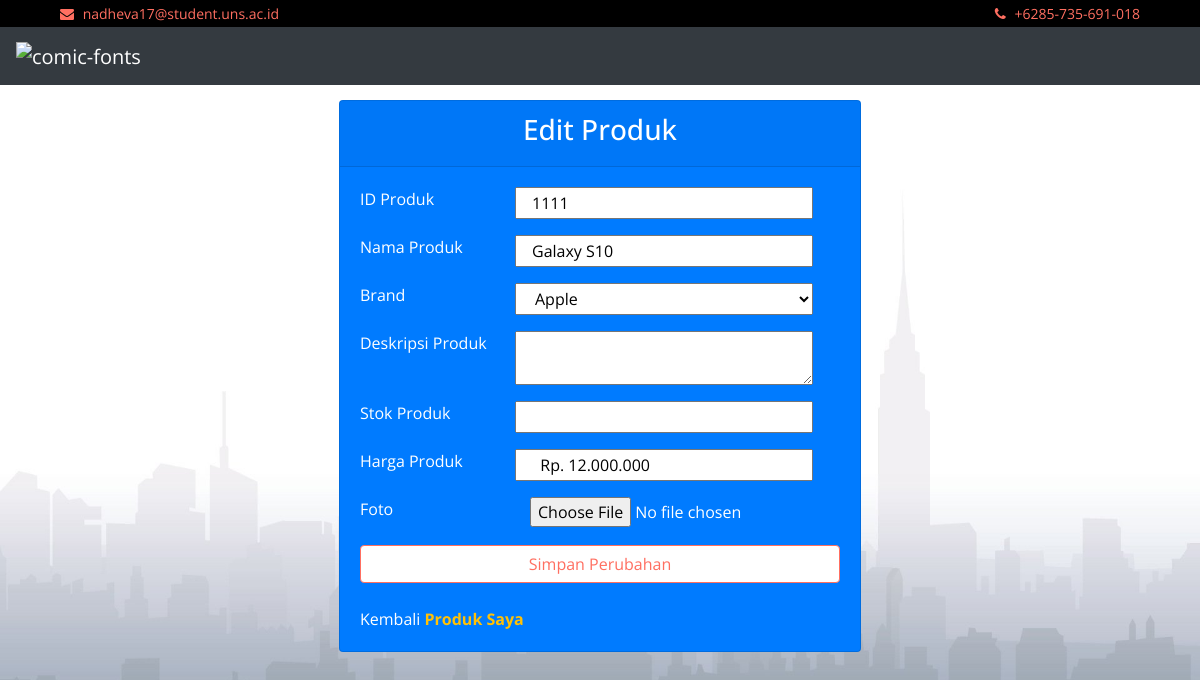
Screenshot of /form_update.php?target=1111 with the database file from the repository.
### tables this page shows
CREATE TABLE `tb_produk` (
  `id_produk` varchar(4) NOT NULL,
  `nama` varchar(255) NOT NULL,
  `brand` varchar(255) DEFAULT NULL,
  `deskripsi` varchar(500) NOT NULL,
  `stok` int(3) NOT NULL,
  `harga` varchar(20) NOT NULL,
  `gambar` mediumtext NOT NULL
);

### form_update.php (the view, shortened to what this page needs)
<!DOCTYPE html>
<html>
<head>
	<link href="https://stackpath.bootstrapcdn.com/bootstrap/4.4.1/css/bootstrap.min.css" rel="stylesheet">
	<link href="https://cdnjs.cloudflare.com/ajax/libs/font-awesome/5.10.0/css/all.min.css" rel="stylesheet">
	<link href="lib/slick/slick.css" rel="stylesheet">
	<link href="lib/slick/slick-theme.css" rel="stylesheet">
	<link href="css/style.css" rel="stylesheet">
	<link href="//netdna.bootstrapcdn.com/font-awesome/4.0.3/css/font-awesome.css" rel="stylesheet" />
	<link href="background.css" rel="stylesheet">
	<link href="table.css" rel="stylesheet">
</head>
<body>
	<div class="top-bar">
		<div class="container-fluid">
			<div class="row">
				<div class="col-sm-6">
					<i class="fa fa-envelope"></i>
					nadheva17@student.uns.ac.id
				</div>
				<div class="col-sm-6">
					<i class="fa fa-phone"></i>
					+6285-735-691-018
				</div>
			</div>
		</div>
	</div>
	<nav class="navbar navbar-expand-md bg-dark navbar-dark">
		<a class="navbar-brand" href="#">
			<img src="https://fontmeme.com/permalink/201213/61b01ea4c965609688bad051421911a0.png" alt="comic-fonts" border="0">
		</a>
	</nav>
        <?php
		require('database.php');
		$target=$_GET['target'];
		$query="SELECT * FROM tb_produk WHERE id_produk='$target'";
		$hasil=mysqli_query($koneksi1,$query);
        ?>
      <div class="bottom-bar">
      	<div class="container-fluid">
<div class="container mt-20">
	 	<div class="d-flex justify-content-center">
	 		<div class="card text-white bg-primary mb-3" style="max-width: 40rem;">
			  	<div class="card-header text-center">
			  		<h3>
			  			Edit Produk
                      </h3>
			 	</div>
			  	<div class="card-body">
				<form class="bg-primary" style="width: 30rem;" action="update.php" method="POST" enctype="multipart/form-data">
                <?php while($row=mysqli_fetch_array($hasil)) {?>
					<div class="row mb-3">
			 			<div class="col-4">
			 				<label>ID Produk</label>
			 			</div>
			 			<input class="col-7" type="text"  name="id_produk" value="<?php echo $row['id_produk'] ?> ">
			 		</div>
			 		<div class="row mb-3">
			 			<div class="col-4">
			 				<label>Nama Produk</label>
			 			</div>
			 			<input class="col-7" type="text"  name="nama_produk" value="<?php echo $row['nama'] ?> ">
			 		</div>
					 <div class="row mb-3">
			 			<div class="col-4">
			 			  <label>Brand</label>
			 			</div>
			 			<select class="col-7"  name="brand">
								<?php
								require('database.php');
								$queryselect = "select * from brand";
								$hasilselect = mysqli_query($koneksi1, $queryselect);
								while ($row2 = mysqli_fetch_array($hasilselect))
								{
								echo "<option value ='".$row2['id_brand']."'>".$row2['nama_brand']."</option>";
								}
								?>
			 			</select>
					 </div>
			 		<div class="row mb-3">
			 			<div class="col-4">
			 				<label>Deskripsi Produk</label>
			 			</div>
                         <textarea class="col-7" type="text"  name="deskripsi_produk" value="<?php echo $row['deskripsi']?> " textarea>
                         </textarea>
					 </div>
					 <div class="row mb-3">
			 			<div class="col-4">
			 				<label>Stok Produk</label>
			 			</div>
			 			<input class="col-7" type="number"  name="stok_produk" value="<?php echo $row['stok']?> ">
			 		</div>
			 		<div class="row mb-3">
			 			<div class="col-4">
			 				<label>Harga Produk</label>
			 			</div>
			 			<input class="col-7" type="text"  name="harga_produk" value="<?php echo $row['harga']?> ">
			 		</div>
			 		<div class="row mb-3">
			 			<div class="col-4">
			 				<label>Foto</label>
			 			</div>
			 			<input class="col-7" type="file" accept="img/" name="gambar">
                     </div>
					 <button type="submit" class="btn btn-success btn-block" name="submit" value="upload" >Simpan Perubahan</button><br>
					 <div>
						Kembali
						<a href="index2.php?target=produk" class="text-warning font-weight-bold">Produk Saya</a>
						</div>
				 </form>
				<?php } ?>
			  </div>
			</div>
	 	</div>
     </div>
</body>
</html>

### css/style.css (style rules this page uses)
body { color: #353535; font-family: 'Open Sans', sans-serif; font-weight: 400; background: #f3f6ff; }
a { color: #FF6F61; }
@media (min-width: 992px) { .container-fluid { padding-right: 60px; padding-left: 60px; } }
.btn { color: #FF6F61; background: #ffffff; border: 1px solid #FF6F61; }
.top-bar { padding: 3px 0; font-size: 14px; color: #FF6F61; background: #000000; }
.top-bar i { margin-right: 5px; }
.top-bar .col-sm-6:first-child { text-align: left; }
.top-bar .col-sm-6:last-child { text-align: right; }
.bottom-bar { padding: 15px 0; background: #ffffff; margin-bottom: 30px; }
@media (min-width: 768px) { .bottom-bar { max-height: 90px; } }

### background.css (style rules this page uses)
body { background: url(background.jpg) no-repeat fixed; -webkit-background-size: 100% 100%; -moz-background-size: 100% 100%; -o-background-size: 100% 100%; background-size: 100% 100%; }

### rows the page displays
tb_produk: id_produk "1111", nama_produk "Galaxy S10", harga_produk "Rp. 12.000.000"

### other values shown
form field brand "Apple"
